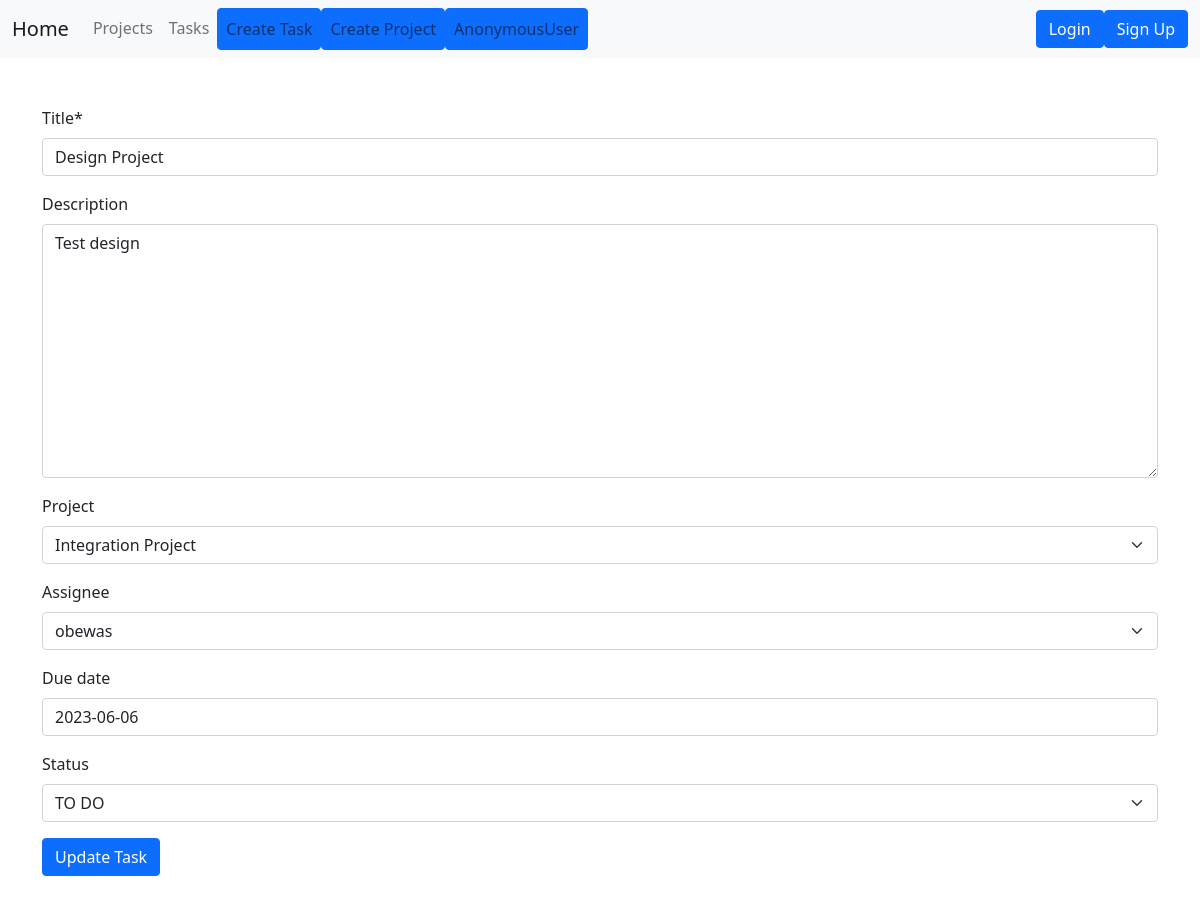
The app's page /update-task/1, older data.
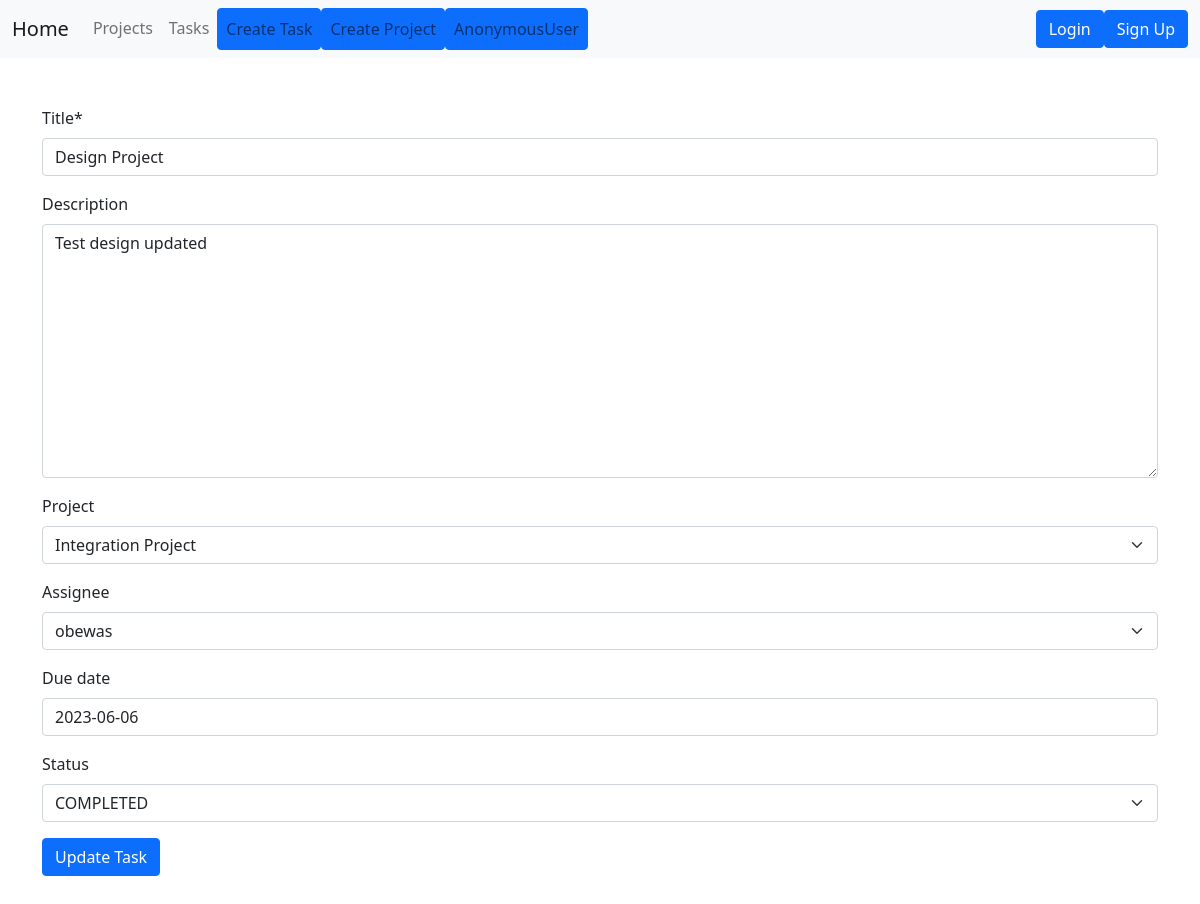
The same page, newer data.
### projects/models.py (models this page shows)
class Task(models.Model):
    TODO="TO DO"
    COMPLETED='COMPLETED'
    INPROGRESS='IN-PROGRESS'
    STATUS_CHOICES = [
        (TODO, 'TO DO'),
        (COMPLETED, 'COMPLETED'),
        (INPROGRESS, 'IN-PROGRESS'),
    ]
    title = models.CharField(max_length=150)
    description = models.TextField(null=True,blank=True)
    project = models.ForeignKey(Project,null=True,blank=True, on_delete=models.CASCADE)
    assignee = models.ForeignKey(User, null=True,blank=True, on_delete=models.SET_NULL)
    date_created = models.DateTimeField(auto_now_add=True)
    due_date = models.DateField(null=True,blank=True)
    status = models.CharField(max_length=50, choices=STATUS_CHOICES,null=True,blank=True,default= TODO)

### projects/views.py (the view)
# urls.py: path('update-task/<int:pk>', views.TaskUpdateView.as_view(), name ='update-task'),
class TaskUpdateView(UpdateView):
    model = Task
    template_name = 'projects/task_update_form.html'
    fields = ["title","description","project","assignee","due_date","status"]
    success_url = reverse_lazy('tasks')

### projects/models.py (called while the page is built)
    def __str__(self):
       return self.name

### projects/templates/projects/task_update_form.html (shortened to what this page needs)
{% extends 'projects/base.html' %}
{% load crispy_forms_tags %}
{% block content %}
  <div class="container">
      <div class="row my-5">
          <div class="col-md-12">
              <form action=" " method="post" class="form">
                  {{ form|crispy }}
                  <button type="submit" class="btn btn-primary">Update Task</button>
              </form>
          </div>
      </div>
  </div>
{% endblock %}

Row changes from the older to the newer data that the page shows:
changed Task "Design Project": description "Test design" → "Test design updated"; status "TO DO" → "COMPLETED"
